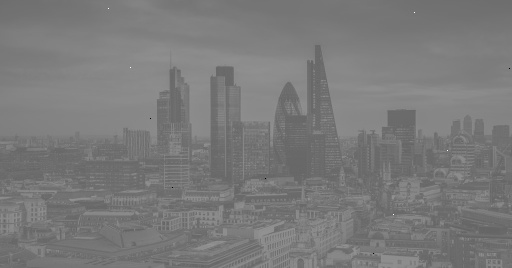
#> input picture data/images/hist_str_2.png, 512 x 268 px
$ python histogram_equalization.py
#> lines starting #> are read from the running program, lines starting #| are printed output that depends on the picture
### examples/03_histograms/plotting.py
"""Shared plotting helper for the histogram examples."""

import cv2 as cv


def plot_image_and_histogram(ax_image, ax_hist, gray, title, show_cdf=False):
    """Draw a grayscale image on `ax_image` and its histogram on `ax_hist`."""
    ax_image.imshow(gray, cmap="gray", vmin=0, vmax=255)
    ax_image.set_title(title)
    ax_image.axis("off")

    hist = cv.calcHist([gray], [0], None, [256], [0, 256])
    ax_hist.plot(hist, color="black", label="histogram")

    if show_cdf:
        cdf = hist.cumsum()
        cdf_scaled = cdf * (hist.max() / cdf.max())
        ax_hist.plot(cdf_scaled, color="red", label="cdf")
        ax_hist.legend()

    ax_hist.set_title(f"{title} histogram")
    ax_hist.set_xlabel("Intensity value")
    ax_hist.set_ylabel("Pixel count")
    ax_hist.set_xlim([0, 256])

### examples/03_histograms/histogram_equalization.py
"""Histogram equalization, with the cumulative distribution function (CDF) overlaid."""

from pathlib import Path

import cv2 as cv
import matplotlib.pyplot as plt
from plotting import plot_image_and_histogram

IMAGES = Path(__file__).resolve().parents[2] / "data" / "images"


def main():
    gray = cv.imread(str(IMAGES / "hist_str_2.png"), cv.IMREAD_GRAYSCALE)
#> gray is the input picture: shape (268, 512); min 0, max 255, mean 122
    if gray is None:
        raise SystemExit("Image not found: data/images/hist_str_2.png")

    equalized = cv.equalizeHist(gray)
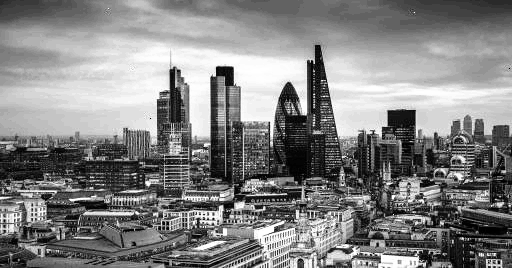
#> equalized: shape (268, 512); min 0, max 255, mean 130.9

    _, axes = plt.subplots(2, 2, figsize=(14, 8))
    plot_image_and_histogram(axes[0, 0], axes[0, 1], gray, "Original", show_cdf=True)
#> in plot_image_and_histogram, `hist = cv.calcHist([gray], [0], None, [256], [0, 256])`: hist = 256 values, max 5459 at index 117, min 0 at index 2, mean 536
#> in plot_image_and_histogram, `cdf = hist.cumsum()`: cdf = 256 values from 3 to 137216
#> in plot_image_and_histogram, `cdf_scaled = cdf * (hist.max() / cdf.max())`: cdf_scaled = 256 values from 0.119 to 5459
    plot_image_and_histogram(axes[1, 0], axes[1, 1], equalized, "Equalized", show_cdf=True)

    plt.tight_layout()
    plt.show()
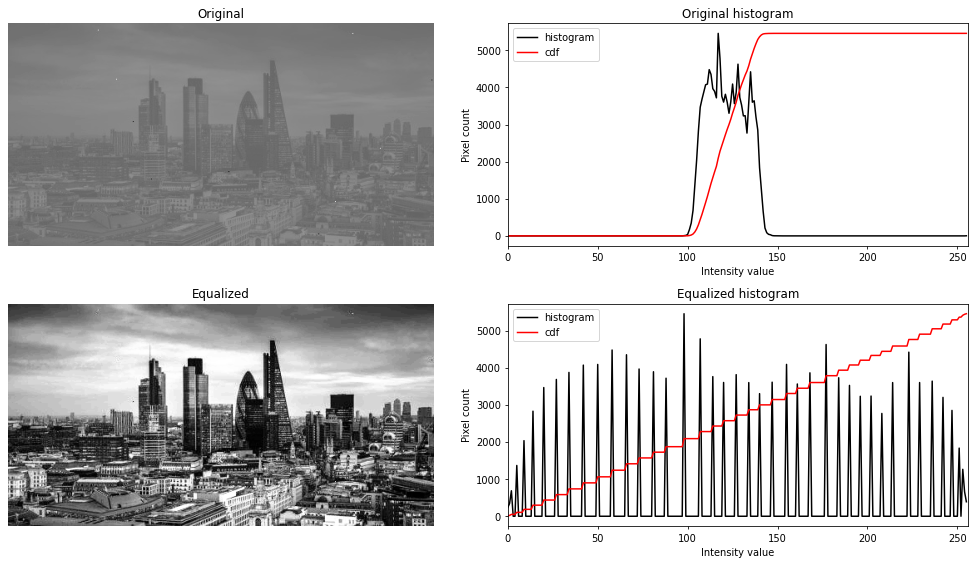
#> figure drawn by matplotlib, 4 panels; panel 2: curve peaks at x = 117, y = 5459; panel 2: curve peaks at x = 255, y = 5459; panel 4: curve peaks at x = 98, y = 5459; panel 4: curve peaks at x = 255, y = 5459


if __name__ == "__main__":
    main()

$ run again, with data/images/hist_str_1.png copied over data/images/hist_str_2.png
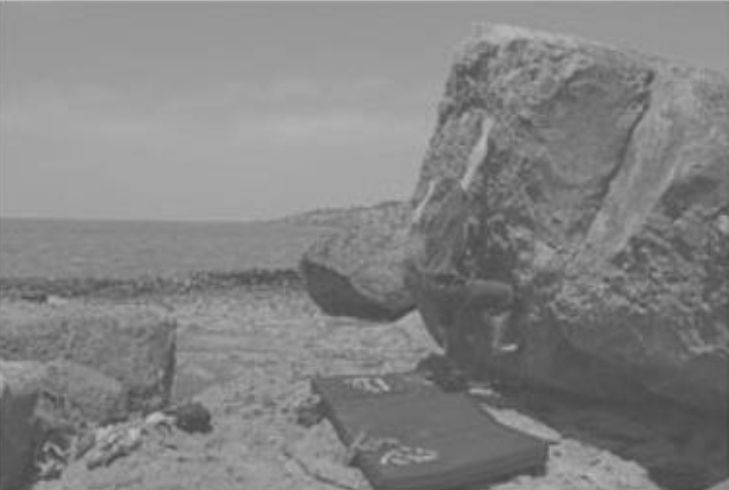
#> input picture data/images/hist_str_1.png, 729 x 490 px
#> in main, gray is the input picture: shape (490, 729); min 67, max 191, mean 131.1
#> in main, `equalized = cv.equalizeHist(gray)`:
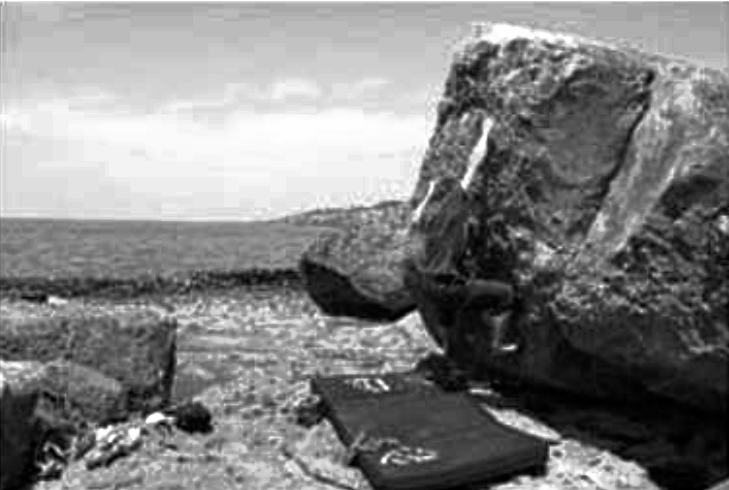
#> equalized: shape (490, 729); min 0, max 255, mean 129.1
#> hist = 256 values, max 9265 at index 150, min 0 at index 0, mean 1395.4
#> cdf = 256 values from 0 to 357210
#> cdf_scaled = 256 values from 0 to 9265
#> in main, `plt.show()`:
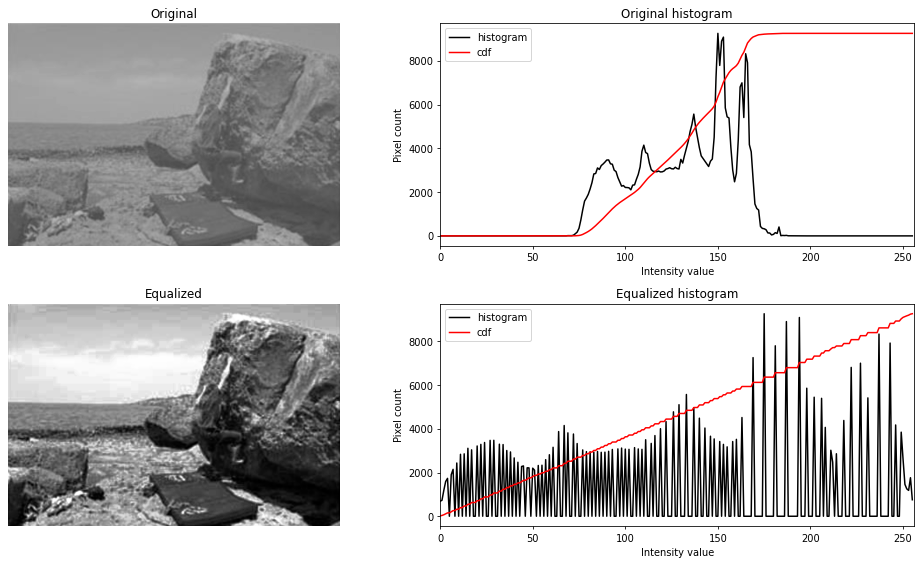
#> figure drawn by matplotlib, 4 panels; panel 2: curve peaks at x = 150, y = 9265; panel 2: curve peaks at x = 191, y = 9265; panel 4: curve peaks at x = 175, y = 9265; panel 4: curve peaks at x = 255, y = 9265
